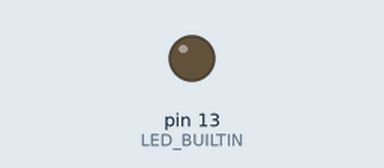
This sketch was run on a simulated Arduino Uno, built with avr-gcc and run on an emulated ATmega328P. Shown: output pins drawn as LEDs (lit = HIGH). Storage starts empty; no radio packets arrive unless stated; what the sketch prints to the serial monitor is not drawn.

Above: at 20.7 s.
At 28.35 s:
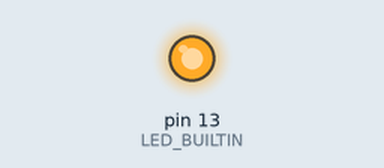
Timing chart, 0 to 32.8 s (numbered marks = the images above):
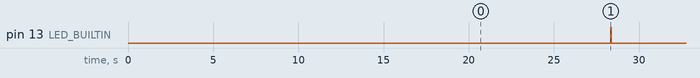

Measured:
- by itself, pin 13 (LED_BUILTIN): alternates HIGH for 0.05 s and LOW for 15.0 s

The sketch:

Node1.ino
```cpp
#include <SPI.h>
#include <SD.h>
#include <LoRa.h>
// ←←←←←←←←←←←←←←←←←←←←←←←←←←←←←←←←←←←←←←←←←←←←←←←←←←
//#define QUICK_DEBUG
#ifdef QUICK_DEBUG
  const int    PACKETS_PER_TEST       = 12;
  const unsigned long TX_INTERVAL     = 15000UL;
  const unsigned long PAUSE_BETWEEN_TESTS = 60000UL;   // ← 60 seconds!

  const unsigned long INITIAL_START_DELAY = 10000UL;
#else
  const int    PACKETS_PER_TEST       = 100;
  const unsigned long TX_INTERVAL     = 15000UL;
  const unsigned long PAUSE_BETWEEN_TESTS = 60000UL;   // ← 60 seconds even in real test!
  const unsigned long INITIAL_START_DELAY = 13000UL;   // or keep 10 min if you want
#endif
// ←←←←←←←←←←←←←←←←←←←←←←←←←←←←←←←←←←←←←←←←←←←←←←←←←←

#define SDCARD_SS_PIN 4
const int MY_ID = 1;

const char* testNames[4] = {"test1_SF7_CR5", "test2_SF7_CR8", "test3_SF12_CR5", "test4_SF12_CR8"};
const uint8_t SF[4] = {7, 7, 12, 12};
const uint8_t CR[4] = {5, 8,  5,  8};   // coding rate denominator

int currentTest = 0;
int packetCount = 0;
bool inPause = false;
unsigned long pauseStart = 0;
unsigned long lastTx = 0;
bool sdOK = false;

void log(const char* s) {
  if (!sdOK) return;
  File f = SD.open("send1.txt", FILE_WRITE);
  if (f) { f.println(s); f.close(); }
}
//-------------
void resetSDCard() {
  if (!sdOK) {
    Serial.println(F("SD not available - skip reset"));
    return;
  }

  const char* filename = "send1.txt";

  // ════════════════════════════════════════════════════════════════
  // Step 1: Delete old file (with retry)
  // ════════════════════════════════════════════════════════════════
  if (SD.exists(filename)) {
    Serial.print(F("Deleting old file: "));
    Serial.println(filename);

    bool deleted = false;
    for (int attempt = 0; attempt < 3; attempt++) {
      if (SD.remove(filename)) {
        deleted = true;
        Serial.println(F("  → Deletion successful"));
        break;
      }
      delay(100);
    }

    if (!deleted) {
      Serial.println(F("  → FAILED to delete old file!"));
      Serial.println(F("  → Will try to overwrite instead"));
    }
  } else {
    Serial.print(F("No old file found: "));
    Serial.println(filename);
  }

  // ════════════════════════════════════════════════════════════════
  // Step 2: Create fresh file with header
  // ════════════════════════════════════════════════════════════════
  File f = SD.open(filename, FILE_WRITE);

  if (f) {
    // Write header (WITHOUT F() macro in File methods!)
    f.println("=== NEW TEST SESSION ===");
    f.print("Started at: ");
    f.print(millis() / 1000);
    f.println(" seconds since boot");
    f.println("Format: testName|ID:x|num:xxx");
    f.println("========================================");
    f.close();

    Serial.println(F("✓ Created fresh log file with header"));
  } else {
    Serial.println(F("✗ FAILED to create log file!"));
    Serial.println(F("  → SD card may be full or corrupted"));
    sdOK = false;  // Mark SD as unavailable
  }
}
//--------------
void setConfig(int idx) {
  LoRa.setSpreadingFactor(SF[idx]);
  LoRa.setCodingRate4(CR[idx]);        // correct function name!
  Serial.print(F("\n=== STARTING ")); Serial.println(testNames[idx]);
}

void setup() {
  pinMode(LED_BUILTIN, OUTPUT);
  Serial.begin(115200);              // faster baud = faster debug!
  while (!Serial);
  Serial.println(F("\nNode 1 - Sender"));

  for (int i = 0; i < 5 && !sdOK; i++) {
    sdOK = SD.begin(SDCARD_SS_PIN);
    delay(200);
  }
  resetSDCard();   // format SD card

  if (!LoRa.begin(868E6)) { Serial.println("LoRa fail"); while (1); }
  LoRa.setTxPower(14);
  LoRa.enableCrc();
  LoRa.setSignalBandwidth(125E3);
  LoRa.setPreambleLength(12);
  LoRa.setSyncWord(0x34);
  setConfig(0);

  Serial.print(F("Waiting ")); Serial.print(INITIAL_START_DELAY/1000); Serial.println(F(" sec..."));
  delay(INITIAL_START_DELAY);

  Serial.println(F("STARTING TRANSMISSIONS"));
  lastTx = millis();
}

void loop() {
  if (inPause) {
    if (millis() - pauseStart >= PAUSE_BETWEEN_TESTS) {
      inPause = false;

      // === TEST TRANSITION LOGIC ===
      if (currentTest == 3) {
        // We just finished Test 4 → restart from Test 1
        currentTest = 0;
        Serial.println(F("\n>>> ALL 4 TESTS DONE! Waiting 60 seconds then REPEATING FROM TEST 1 <<<"));
      } else {
        // Normal progression: 0→1, 1→2, 2→3
        currentTest++;
        Serial.print(F("\n>>> TEST ")); Serial.print(currentTest);
        Serial.println(F(" FINISHED → MOVING TO NEXT TEST <<<"));
      }

      packetCount = 0;
      setConfig(currentTest);
      Serial.print(F("=== STARTING ")); Serial.println(testNames[currentTest]);
    }
    return;
  }

  if (millis() - lastTx >= TX_INTERVAL) {
    lastTx = millis();
    packetCount++;

    char msg[160];
    bool isLastPacket = (packetCount >= PACKETS_PER_TEST);

    if (isLastPacket) {
      const char* nextTestName = (currentTest == 3) ? testNames[0] : testNames[currentTest + 1];
      snprintf(msg, sizeof(msg), "%s|ID:%d|num:%03d|LAST|NEXT:%s",
               testNames[currentTest], MY_ID, packetCount, nextTestName);
    } else {
      snprintf(msg, sizeof(msg), "%s|ID:%d|num:%03d",
               testNames[currentTest], MY_ID, packetCount);
    }

    LoRa.beginPacket();
    LoRa.print(msg);
    LoRa.endPacket();
    LoRa.receive();

    Serial.print(F("Sent: ")); Serial.println(msg);
    log(msg);
    digitalWrite(LED_BUILTIN, HIGH); delay(50); digitalWrite(LED_BUILTIN, LOW);

    if (isLastPacket) {
      Serial.print(F("\nTest ")); Serial.print(currentTest+1);
      Serial.println(F(" completed → 60-second pause then next test"));
      inPause = true;
      pauseStart = millis();
    }
  }
}
```
